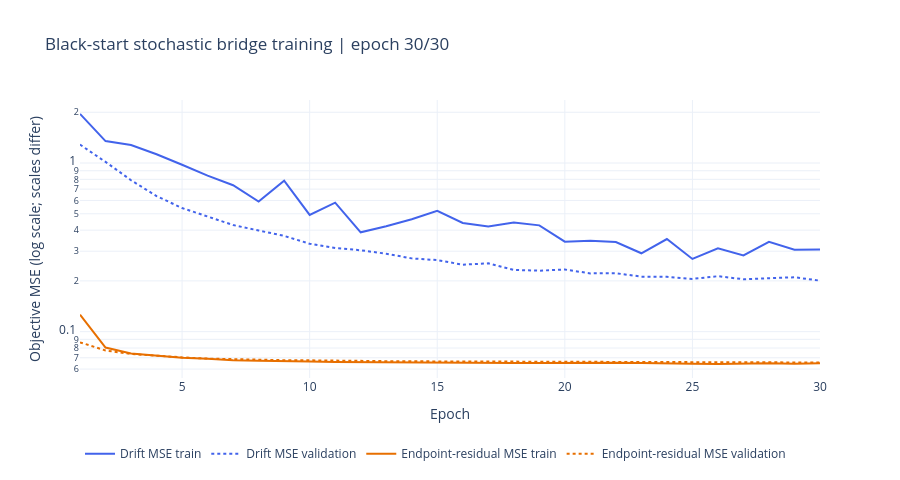

This figure's notebook cell:
### Markdown cell above
### Train singular bridge models

Skip this cell when loading a trained bridge checkpoint below.

### Code cell
singular_train_loader = DataLoader(
    TensorDataset(train_mazes),
    batch_size=SINGULAR_BATCH_SIZE,
    shuffle=True,
    drop_last=True,
)
singular_val_loader = DataLoader(
    TensorDataset(val_mazes), batch_size=SINGULAR_BATCH_SIZE, shuffle=False
)

singular_optimizers = {
    name: torch.optim.AdamW(candidate.parameters(), lr=SINGULAR_LEARNING_RATE)
    for name, candidate in singular_models.items()
}


@torch.no_grad()
def singular_validation_losses():
    generator = torch.Generator(device=DEVICE).manual_seed(SEED + 2401)
    was_training = {
        name: candidate.training for name, candidate in singular_models.items()
    }
    for candidate in singular_models.values():
        candidate.eval()
    totals = {name: [] for name in singular_models}
    try:
        for (maze_batch,) in singular_val_loader:
            context = sample_singular_context(maze_batch, generator)
            for name, candidate in singular_models.items():
                totals[name].append(
                    singular_objective_loss(
                        context, candidate, singular_model_meta[name]["objective"]
                    ).item()
                )
        return {name: float(np.mean(values)) for name, values in totals.items()}
    finally:
        for name, candidate in singular_models.items():
            candidate.train(was_training[name])


singular_train_history = {objective: [] for objective in OBJECTIVES}
singular_val_history = {objective: [] for objective in OBJECTIVES}
singular_loss_labels = {
    "velocity": "Drift MSE",
    "endpoint_residual": "Endpoint-residual MSE",
}
singular_loss_fig = go.Figure()
for objective in OBJECTIVES:
    color = OBJECTIVE_COLORS[objective]
    singular_loss_fig.add_scatter(
        name=f"{singular_loss_labels[objective]} train",
        mode="lines",
        line=dict(color=color, width=2),
    )
    singular_loss_fig.add_scatter(
        name=f"{singular_loss_labels[objective]} validation",
        mode="lines",
        line=dict(color=color, width=2, dash="dot"),
    )
singular_loss_fig.update_layout(
    title="Black-start stochastic bridge training | mean loss across 10 paired initializations",
    xaxis_title="Epoch",
    yaxis_title="Objective MSE (log scale; scales differ)",
    yaxis_type="log",
    template="plotly_white",
    autosize=True,
    height=480,
    legend=dict(orientation="h", y=-0.22),
)
singular_progress = widgets.IntProgress(
    value=0,
    min=0,
    max=SINGULAR_EPOCHS * len(singular_train_loader) * len(singular_models),
    description="Singular-start training",
    bar_style="info",
    style={"description_width": "initial"},
    layout=widgets.Layout(width="100%"),
)
display(singular_progress)
display(singular_loss_fig)
for epoch in range(1, SINGULAR_EPOCHS + 1):
    for candidate in singular_models.values():
        candidate.train()
    epoch_values = {name: [] for name in singular_models}
    for batch_index, (maze_batch,) in enumerate(singular_train_loader, start=1):
        context = sample_singular_context(maze_batch)
        for model_index, (name, candidate) in enumerate(
            singular_models.items(), start=1
        ):
            objective = singular_model_meta[name]["objective"]
            loss = singular_objective_loss(context, candidate, objective)
            singular_optimizers[name].zero_grad(set_to_none=True)
            loss.backward()
            torch.nn.utils.clip_grad_norm_(candidate.parameters(), max_norm=1.0)
            singular_optimizers[name].step()
            epoch_values[name].append(loss.item())
            singular_progress.value = (
                (epoch - 1) * len(singular_train_loader) * len(singular_models)
                + (batch_index - 1) * len(singular_models)
                + model_index
            )
    for objective in OBJECTIVES:
        train_values = [
            float(np.mean(epoch_values[name]))
            for name in singular_models
            if singular_model_meta[name]["objective"] == objective
        ]
        singular_train_history[objective].append(float(np.mean(train_values)))
    val_by_model = singular_validation_losses()
    for objective in OBJECTIVES:
        val_values = [
            val_by_model[name]
            for name in singular_models
            if singular_model_meta[name]["objective"] == objective
        ]
        singular_val_history[objective].append(float(np.mean(val_values)))
    for objective_index, objective in enumerate(OBJECTIVES):
        train_trace = 2 * objective_index
        singular_loss_fig.data[train_trace].x = list(range(1, epoch + 1))
        singular_loss_fig.data[train_trace].y = np.maximum(
            singular_train_history[objective], 1e-12
        )
        singular_loss_fig.data[train_trace + 1].x = list(range(1, epoch + 1))
        singular_loss_fig.data[train_trace + 1].y = np.maximum(
            singular_val_history[objective], 1e-12
        )
    singular_loss_fig.update_layout(
        title=f"Black-start stochastic bridge training | epoch {epoch}/{SINGULAR_EPOCHS}"
    )
    clear_output(wait=True)
    display(singular_progress)
    display(singular_loss_fig)
singular_progress.bar_style = "success"

### Figure 1 — Plotly figure (JSON) as saved in the notebook; plotly's stock layout.template omitted (floating-point values rounded to 4 significant figures)
{"data": [{"line": {"color": "#4263eb", "width": 2}, "mode": "lines", "name": "Drift MSE train", "type": "scatter", "x": [1, 2, 3, 4, 5, 6, 7, 8, 9, 10, 11, 12, 13, 14, 15, 16, 17, 18, 19, 20, 21, 22, 23, 24, 25, 26, 27, 28, 29, 30], "y": [1.956, 1.35, 1.28, 1.127, 0.9771, 0.8413, 0.7385, 0.5914, 0.7848, 0.4922, 0.5821, 0.3882, 0.4221, 0.4636, 0.5208, 0.4413, 0.4198, 0.4444, 0.427, 0.3419, 0.3459, 0.3397, 0.2916, 0.3543, 0.2698, 0.3117, 0.2832, 0.3413, 0.306, 0.3072]}, {"line": {"color": "#4263eb", "dash": "dot", "width": 2}, "mode": "lines", "name": "Drift MSE validation", "type": "scatter", "x": [1, 2, 3, 4, 5, 6, 7, 8, 9, 10, 11, 12, 13, 14, 15, 16, 17, 18, 19, 20, 21, 22, 23, 24, 25, 26, 27, 28, 29, 30], "y": [1.286, 1.016, 0.7904, 0.6369, 0.541, 0.4826, 0.4289, 0.3981, 0.3698, 0.332, 0.3132, 0.3038, 0.2898, 0.272, 0.2657, 0.2495, 0.2542, 0.2323, 0.23, 0.2335, 0.2216, 0.2221, 0.212, 0.2116, 0.2055, 0.2132, 0.2045, 0.2076, 0.2102, 0.2006]}, {"line": {"color": "#e76f00", "width": 2}, "mode": "lines", "name": "Endpoint-residual MSE train", "type": "scatter", "x": [1, 2, 3, 4, 5, 6, 7, 8, 9, 10, 11, 12, 13, 14, 15, 16, 17, 18, 19, 20, 21, 22, 23, 24, 25, 26, 27, 28, 29, 30], "y": [0.1261, 0.08044, 0.07428, 0.07228, 0.07011, 0.06911, 0.06777, 0.06718, 0.06653, 0.06655, 0.06616, 0.06593, 0.06626, 0.06599, 0.06572, 0.06505, 0.06528, 0.06511, 0.06519, 0.06543, 0.06544, 0.0655, 0.06509, 0.06507, 0.06449, 0.06421, 0.06469, 0.06489, 0.06446, 0.06492]}, {"line": {"color": "#e76f00", "dash": "dot", "width": 2}, "mode": "lines", "name": "Endpoint-residual MSE validation", "type": "scatter", "x": [1, 2, 3, 4, 5, 6, 7, 8, 9, 10, 11, 12, 13, 14, 15, 16, 17, 18, 19, 20, 21, 22, 23, 24, 25, 26, 27, 28, 29, 30], "y": [0.08644, 0.07733, 0.07372, 0.0718, 0.07038, 0.06921, 0.06847, 0.068, 0.0677, 0.0676, 0.06714, 0.06707, 0.06684, 0.06669, 0.06657, 0.06645, 0.06642, 0.06632, 0.06623, 0.06624, 0.06606, 0.06605, 0.066, 0.06596, 0.06588, 0.06585, 0.06583, 0.06575, 0.06576, 0.0657]}], "layout": {"autosize": true, "height": 480, "legend": {"orientation": "h", "y": -0.22}, "title": {"text": "Black-start stochastic bridge training | epoch 30/30"}, "xaxis": {"title": {"text": "Epoch"}}, "yaxis": {"title": {"text": "Objective MSE (log scale; scales differ)"}, "type": "log"}}}
